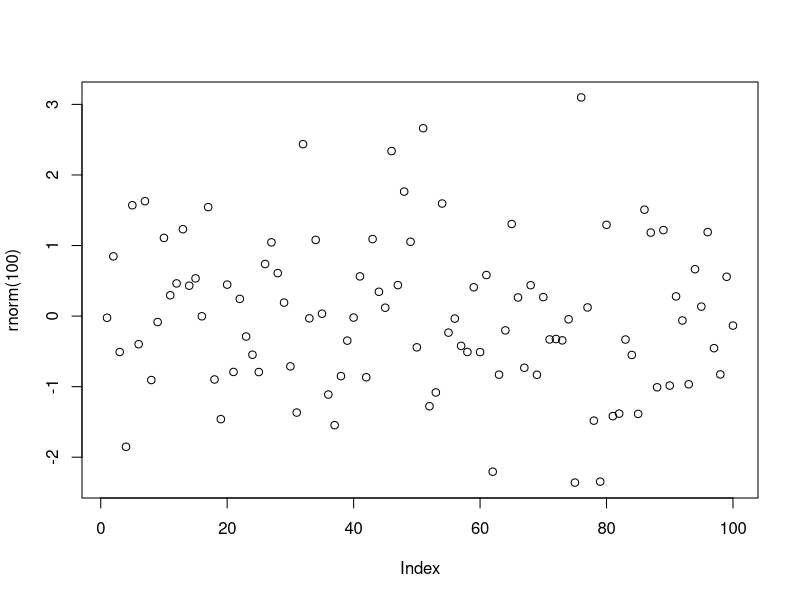

Write the R code that produced this figure.
## ---- chunk 1
maths <- c(12, 16, 8, 18, 6, 10)
anglais <- c(14, 9, 13, 15, 17, 11)
sport <- c(18, 11, 14, 10, 8, 12)
## ---- chunk 2
mean(anglais)
(maths + anglais + sport) / 3
## ---- chunk 3
maths <- c(12, 16, 8, 18, 6, 10)
anglais <- c(14, 9, 13, 15, 17, 11)
sport <- c(18, 11, 14, 10, 8, 12)
## ---- chunk 4
mean(anglais)
(maths + anglais + sport) / 3
plot(rnorm(100))
